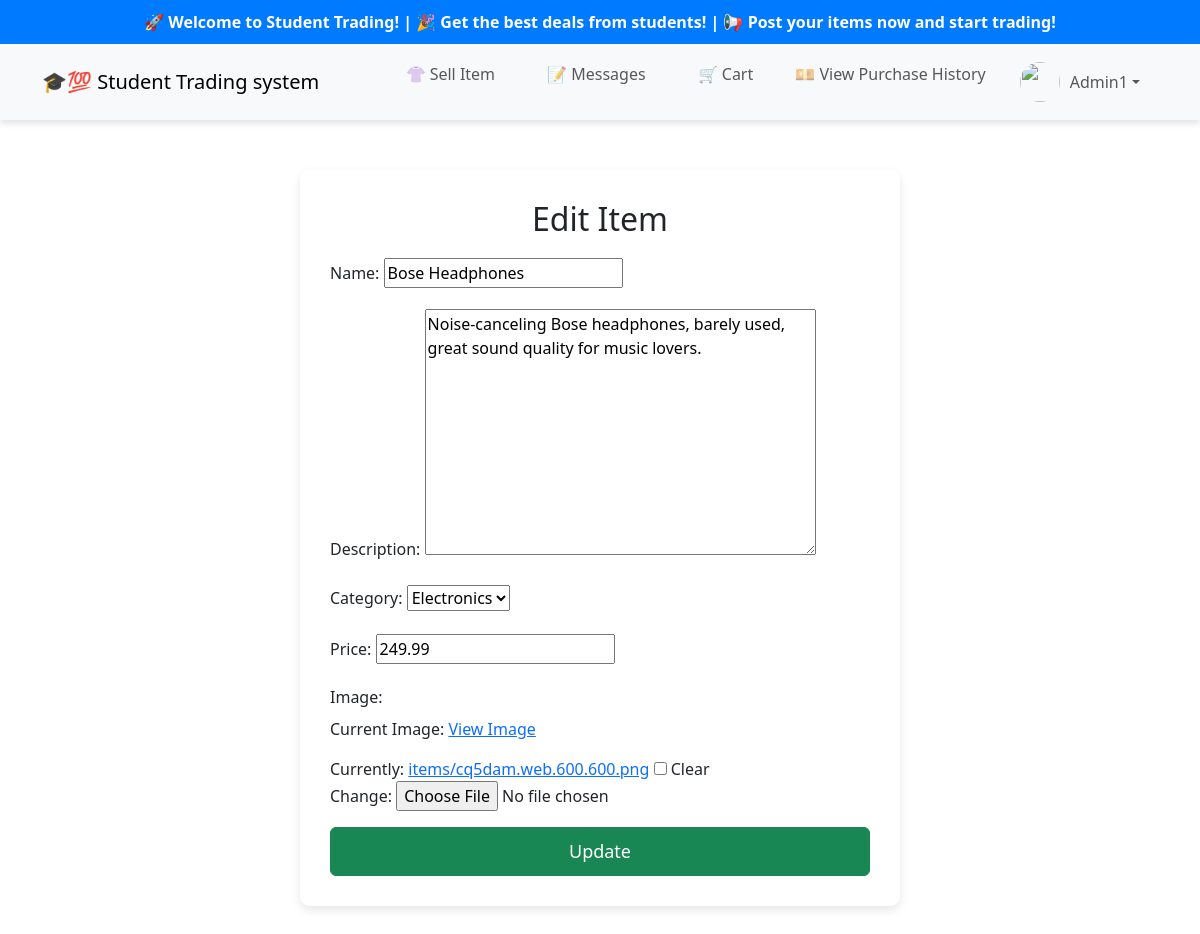
Page /item/37/edit/ (signed in) on the committed database.
### marketplace/models.py (models this page shows, shortened)
class CustomUser(AbstractUser):
    profile_image = models.ImageField(upload_to='profile_pics/', null=True, blank=True)
    bio = models.TextField(blank=True, null=True)
    email = models.EmailField(unique=True)  # Ensure email is unique
    is_verified = models.BooleanField(default=False)  # Future email verification flag
    balance = models.DecimalField(max_digits=10, decimal_places=2, default=0.00)
    address = models.CharField(max_length=255, blank=True, null=True)  # 新增地址字段

class Item(models.Model):
    CATEGORY_CHOICES = [
        ('Books', 'Books'),
        ('Electronics', 'Electronics'),
        ('Clothing', 'Clothing'),
        ('Furniture', 'Furniture'),
        ('Others', 'Others'),
    ]
    STATUS_CHOICES = [
        ('Available', 'Available'),
        ('Pending', 'Pending'),
        ('Sold', 'Sold'),
    ]
    name = models.CharField(max_length=200)
    description = models.TextField()
    category = models.CharField(max_length=20, choices=CATEGORY_CHOICES)
    price = models.DecimalField(max_digits=10, decimal_places=2)
    image = models.ImageField(upload_to='items/', null=True, blank=True)
    seller = models.ForeignKey(settings.AUTH_USER_MODEL, on_delete=models.CASCADE)
    status = models.CharField(max_length=20, choices=STATUS_CHOICES, default='Available')
    created_at = models.DateTimeField(auto_now_add=True)

### marketplace/views.py (the view)
# urls.py: path('item/<int:item_id>/edit/', edit_item, name='edit_item'),
@login_required
def edit_item(request, item_id):
    item = get_object_or_404(Item, id=item_id)
    if not (request.user == item.seller or request.user.is_staff or request.user.is_superuser):
        messages.error(request, "You do not have permission to edit this item.")
        return redirect('home')
    if request.method == "POST":
        form = ItemForm(request.POST, request.FILES, instance=item)
        if form.is_valid():
            form.save()
            messages.success(request, "Item updated successfully!")
            return redirect('admin_dashboard' if request.user.is_staff or request.user.is_superuser else 'home')
    else:
        form = ItemForm(instance=item)
    return render(request, "marketplace/edit_item.html", {"form": form, "item": item})

### marketplace/forms.py (shortened to what this page needs)
class ItemForm(forms.ModelForm):
    class Meta:
        model = Item
        fields = ['name', 'description', 'category', 'price', 'image']

### marketplace/templates/marketplace/edit_item.html (shortened to what this page needs)
{% extends "base.html" %}
{% block content %}
<div class="container">
    <div class="edit-container">
        <h2>Edit Item</h2>
        <form method="POST" enctype="multipart/form-data">
            <div class="mb-3">
                <label class="form-label">Name:</label>
                {{ form.name }}
            </div>
            <div class="mb-3">
                <label class="form-label">Description:</label>
                {{ form.description }}
            </div>
            <div class="mb-3">
                <label class="form-label">Category:</label>
                {{ form.category }}
            </div>
            <div class="mb-3">
                <label class="form-label">Price:</label>
                {{ form.price }}
            </div>
            <div class="mb-3">
                <label class="form-label">Image:</label>
                {% if item.image %}
                    <p>Current Image: <a href="{{ item.image.url }}" target="_blank">View Image</a></p>
                {% endif %}
                {{ form.image }}
            </div>
            <button type="submit" class="btn btn-success btn-update">Update</button>
        </form>
    </div>
</div>
{% endblock %}

### marketplace/templates/base.html (shortened to what this page needs)
{% load static %}
<!DOCTYPE html>
<html lang="en">
<head>
    <link rel="stylesheet" href="https://cdn.jsdelivr.net/npm/bootstrap@5.3.0/dist/css/bootstrap.min.css">
</head>
<body>
    <div class="scrolling-caption">
        <marquee behavior="scroll" direction="left">
            🚀 Welcome to Student Trading! | 🎉 Get the best deals from students! | 📢 Post your items now and start trading!
        </marquee>
    </div>
    <nav class="navbar navbar-expand-lg navbar-light bg-light">
        <div class="container">
            <a class="navbar-brand" href="{% url 'home' %}">🎓💯 Student Trading system</a>
            <div class="collapse navbar-collapse" id="navbarNav">
                <ul class="navbar-nav ms-auto">
                    {% if user.is_authenticated %}
                        <li class="nav-item">
                            <a class="nav-link btn btn-outline-primary mx-2" href="{% url 'add_item' %}">👚 Sell Item</a>
                        </li>
                        <li class="nav-item">
                            <a class="nav-link btn btn-outline-info mx-2" href="{% url 'message_center' %}">
                                📝 Messages
                            </a>
                        </li>
                        <li class="nav-item">
                            <a class="nav-link btn btn-outline-info mx-2 position-relative" href="{% url 'cart' %}">
                                🛒 Cart
                            </a>
                        </li>
                        <li><a class="nav-link btn btn-outline-info mx-2" href="{% url 'purchase_history' %}">💴 View Purchase History</a></li>
                        <li class="nav-item dropdown">
                            <a class="nav-link dropdown-toggle d-flex align-items-center" href="#" id="profileDropdown" role="button" data-bs-toggle="dropdown">
                                {% if user.profile.profile_image %}
                                    <img src="{{ user.profile.profile_image.url }}" class="profile-img">
                                {% else %}
                                    <img src="/static/default-user.png" class="profile-img">
                                {% endif %}
                                {{ user.username }}
                            </a>
                        </li>
                    {% else %}
                        <li class="nav-item"><a class="nav-link btn btn-outline-secondary mx-2" href="{% url 'register' %}">Register</a></li>
                        <li class="nav-item"><a class="nav-link btn btn-outline-primary mx-2" href="{% url 'login' %}">Login</a></li>
                    {% endif %}
                </ul>
            </div>
        </div>
    </nav>
    <div class="container mt-4">
        {% block content %}{% endblock %}
    </div>
</body>
</html>

### marketplace/templates/base.html (style rules this page uses)
.navbar { box-shadow: 0 4px 6px rgba(0, 0, 0, 0.1); }
.profile-img { width: 40px; height: 40px; border-radius: 50%; object-fit: cover; margin-right: 10px; }
.nav-item a { font-weight: 500; }
.navbar-nav .nav-item { margin-left: 10px; margin-right: 10px; }
.navbar-nav .nav-link { padding: 10px 15px; display: flex; align-items: center; justify-content: center; border-radius: 8px; }
.navbar-nav .btn { font-size: 16px; font-weight: 500; transition: all 0.3s ease-in-out; }
.scrolling-caption { background-color: #007bff; color: white; font-weight: bold; padding: 10px; text-align: center; overflow: hidden; white-space: nowrap; }

### marketplace/templates/marketplace/edit_item.html (style rules this page uses)
body { background: url("https://www.instamojo.com/blog/wp-content/uploads/2022/03/ecommerce.jpg") no-repeat center center fixed; background-size: cover; }
.edit-container { background: rgba(255, 255, 255, 0.9); padding: 30px; border-radius: 10px; max-width: 600px; margin: 50px auto; box-shadow: 0px 4px 10px rgba(0, 0, 0, 0.1); }
h2 { text-align: center; margin-bottom: 20px; }
.btn-update { width: 100%; font-size: 18px; padding: 10px; }

### rows in the picture
CustomUser: username "Admin1"
Item: name "Bose Headphones", description "Noise-canceling Bose headphones, barely used, great sound quality for music lovers.", category "Electronics", price "249.99"
